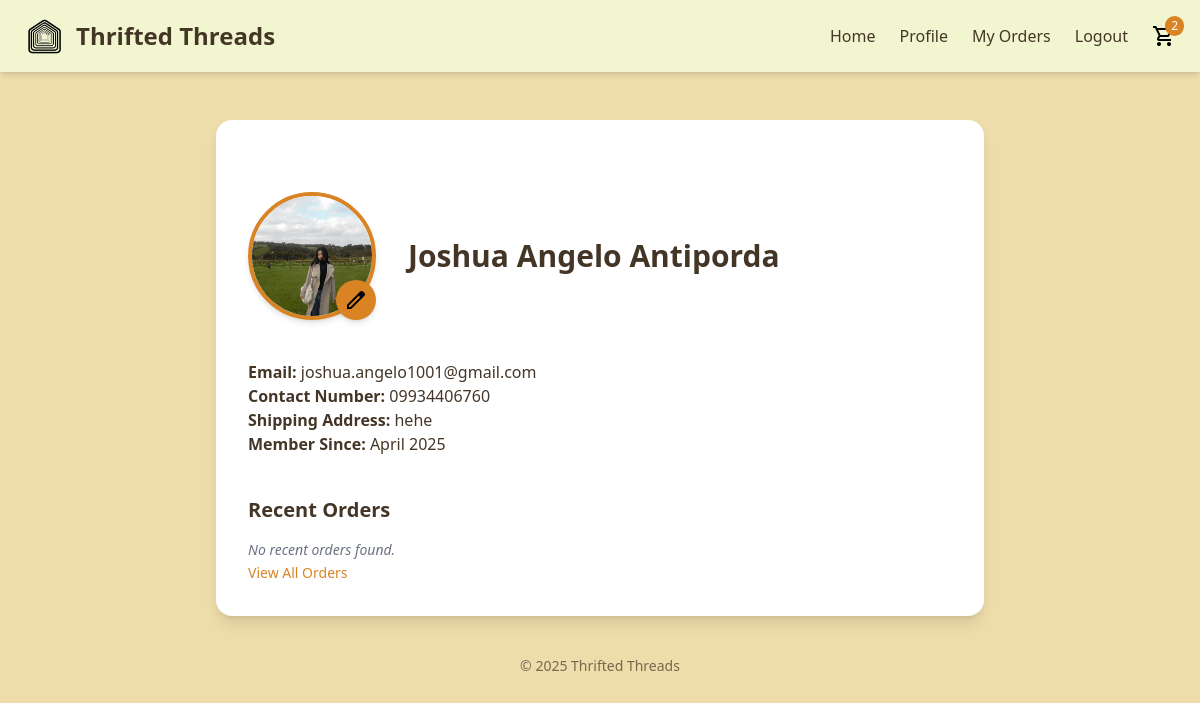
The app's page /php/profile.php (signed in), older data.
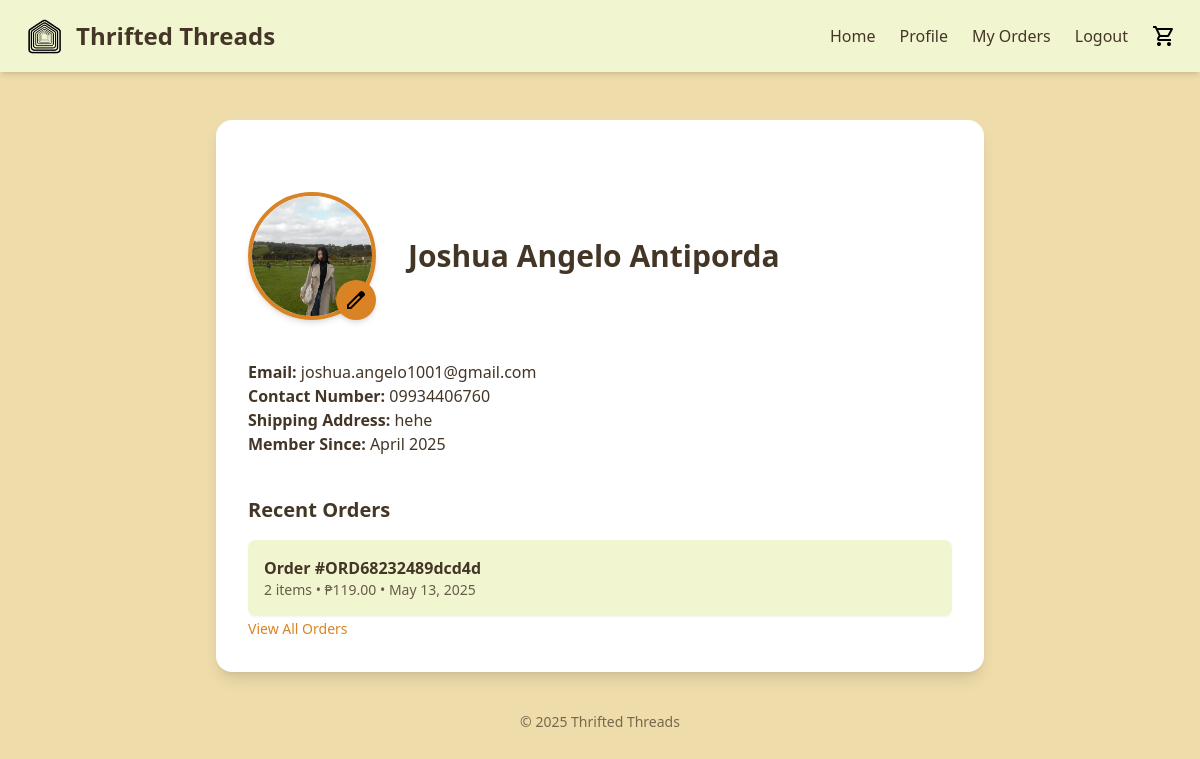
The same page, newer data.
### tables this page shows
CREATE TABLE `orders` (
  `id` int(11) NOT NULL,
  `user_id` int(11) DEFAULT NULL,
  `order_number` varchar(20) DEFAULT NULL,
  `total_items` int(11) DEFAULT NULL,
  `total_price` decimal(10,2) DEFAULT NULL,
  `order_date` datetime DEFAULT current_timestamp(),
  `status` varchar(50) DEFAULT 'Pending'
);

### php/profile.php (the view, shortened to what this page needs)
<?php
include 'db_conn.php';
$user_id = $_SESSION['user_id'];
$cart_count_stmt = $conn->prepare("SELECT SUM(quantity) AS item_count FROM cart WHERE user_id = ?");
$cart_count_stmt->bind_param("i", $user_id);
$cart_count_stmt->execute();
$cart_count_result = $cart_count_stmt->get_result()->fetch_assoc();
$cart_item_count = $cart_count_result['item_count'] ?? 0;
$stmt = $conn->prepare("SELECT full_name, email, created_at, address, profile_picture, contact_number FROM users WHERE id = ?");
$stmt->bind_param("i", $user_id);
$stmt->execute();
$stmt->bind_result($full_name, $email, $created_at, $address, $profile_picture, $contact_number);
$order_stmt = $conn->prepare("SELECT order_number, total_items, total_price, order_date FROM orders WHERE user_id = ? ORDER BY order_date DESC LIMIT 5");
$order_stmt->bind_param("i", $user_id);
$order_stmt->execute();
$order_result = $order_stmt->get_result();
$recent_orders = $order_result->fetch_all(MYSQLI_ASSOC);
?>
<!DOCTYPE html>
<html lang="en">
<head>
  <script src="https://cdn.tailwindcss.com"></script>
</head>
<body class="bg-[#EFDCAB] text-[#443627] min-h-screen flex flex-col items-center pt-10">
  <nav class="bg-[#F2F6D0] shadow-md px-6 py-4 flex justify-between items-center w-full fixed top-0 left-0 z-50">
    <div class="flex items-center space-x-3">
      <a href="homepage.php" class="flex items-center space-x-3">
        <img src="../images/logo/logo.png" alt="Thrift Hive Logo" class="h-10">
        <h1 class="text-2xl font-bold">Thrifted Threads</h1>
      </a>
    </div>
    <div class="flex items-center space-x-6">
      <a href="homepage.php" class="hover:text-[#D98324] font-medium transition">Home</a>
      <a href="profile.php" class="hover:text-[#D98324] font-medium">Profile</a>
      <a href="my_orders.php" class="hover:text-[#D98324] font-medium">My Orders</a>
      <form method="POST" class="inline">
        <button type="submit" name="logout" class="hover:text-[#D98324] font-medium transition bg-transparent border-none cursor-pointer">Logout</button>
      </form>
      <a href="cart.php" class="relative">
  <img src="../images/icons/shopping_cart_black.svg" alt="Cart" class="h-6">
  <?php if ($cart_item_count > 0): ?>
    <span class="absolute -top-2 -right-2 bg-[#D98324] text-white text-xs px-1.5 py-0.5 rounded-full">
      <?= $cart_item_count ?>
    </span>
  <?php endif; ?>
</a>
    </div>
  </nav>
  <div class="bg-white rounded-2xl shadow-lg w-full max-w-3xl p-8 space-y-10 mt-20">
<div class="flex flex-col md:flex-row items-center md:items-center md:space-x-8 mt-4">
  <div class="relative">
    <img src="../<?= htmlspecialchars($profile_picture) ?>" alt="User Avatar" class="w-32 h-32 rounded-full border-4 border-[#D98324] object-cover shadow-md transition-transform hover:scale-105">
    <button onclick="openModal()" class="absolute bottom-0 right-0 bg-[#D98324] text-white p-2 rounded-full shadow-md hover:bg-[#443627]">
      <img src="../images/icons/edit.svg" class="h-6" alt="Edit">
    </button>
  </div>
  <div class="text-center md:text-left mt-4 md:mt-0">
    <h2 class="text-3xl font-bold"><?= htmlspecialchars($full_name) ?></h2>
  </div>
</div>
    <div class="mt-6">
      <p><strong>Email:</strong> <?= htmlspecialchars($email) ?></p>
      <p><strong>Contact Number:</strong>
        <?php if (!empty($contact_number)): ?>
          <?= htmlspecialchars($contact_number) ?>
        <?php else: ?>
          <span class="italic text-gray-500">No contact number set, <a href="#" onclick="toggleModal()" class="text-[#D98324] hover:underline">want to set your number?</a></span>
        <?php endif; ?>
      </p>
      <p><strong>Shipping Address:</strong>
        <?php if (!empty($address)): ?>
          <?= htmlspecialchars($address) ?>
        <?php else: ?>
          <span class="italic text-gray-500">Shipping address not set, <a href="#" onclick="toggleModal()" class="text-[#D98324] hover:underline">want to set your address?</a></span>
        <?php endif; ?>
      </p>
      <p><strong>Member Since:</strong> <?= date("F Y", strtotime($created_at)) ?></p>
    </div>
    <div class="mt-6">
      <h3 class="text-xl font-semibold mb-4">Recent Orders</h3>
      <div class="space-y-4">
        <?php if (count($recent_orders) > 0): ?>
          <?php foreach ($recent_orders as $order): ?>
            <div class="bg-[#F2F6D0] p-4 rounded-lg shadow-sm hover:shadow-lg transition">
              <p class="font-semibold">Order #<?= htmlspecialchars($order['order_number']) ?></p>
              <p class="text-sm opacity-80">
                <?= htmlspecialchars($order['total_items']) ?> items • ₱<?= number_format($order['total_price'], 2) ?> • <?= date("F j, Y", strtotime($order['order_date'])) ?>
              </p>
            </div>
          <?php endforeach; ?>
        <?php else: ?>
          <p class="text-sm italic text-gray-500">No recent orders found.</p>
        <?php endif; ?>
        <a href="my_orders.php" class="text-[#D98324] hover:underline text-sm">View All Orders</a>
      </div>
    </div>
  </div>
  <footer class="mt-10 text-sm text-[#443627] opacity-70">
    &copy; 2025 Thrifted Threads
  </footer>
</body>
</html>

Row changes from the older to the newer data that the page shows:
added orders: order_number "ORD68232489dcd4d", total_items "2", total_price "119.00", order_date "May 13, 2025"
Text that changed along with them:
$cart_item_count: "2" → (not shown)
text no longer shown: "No recent orders found."
